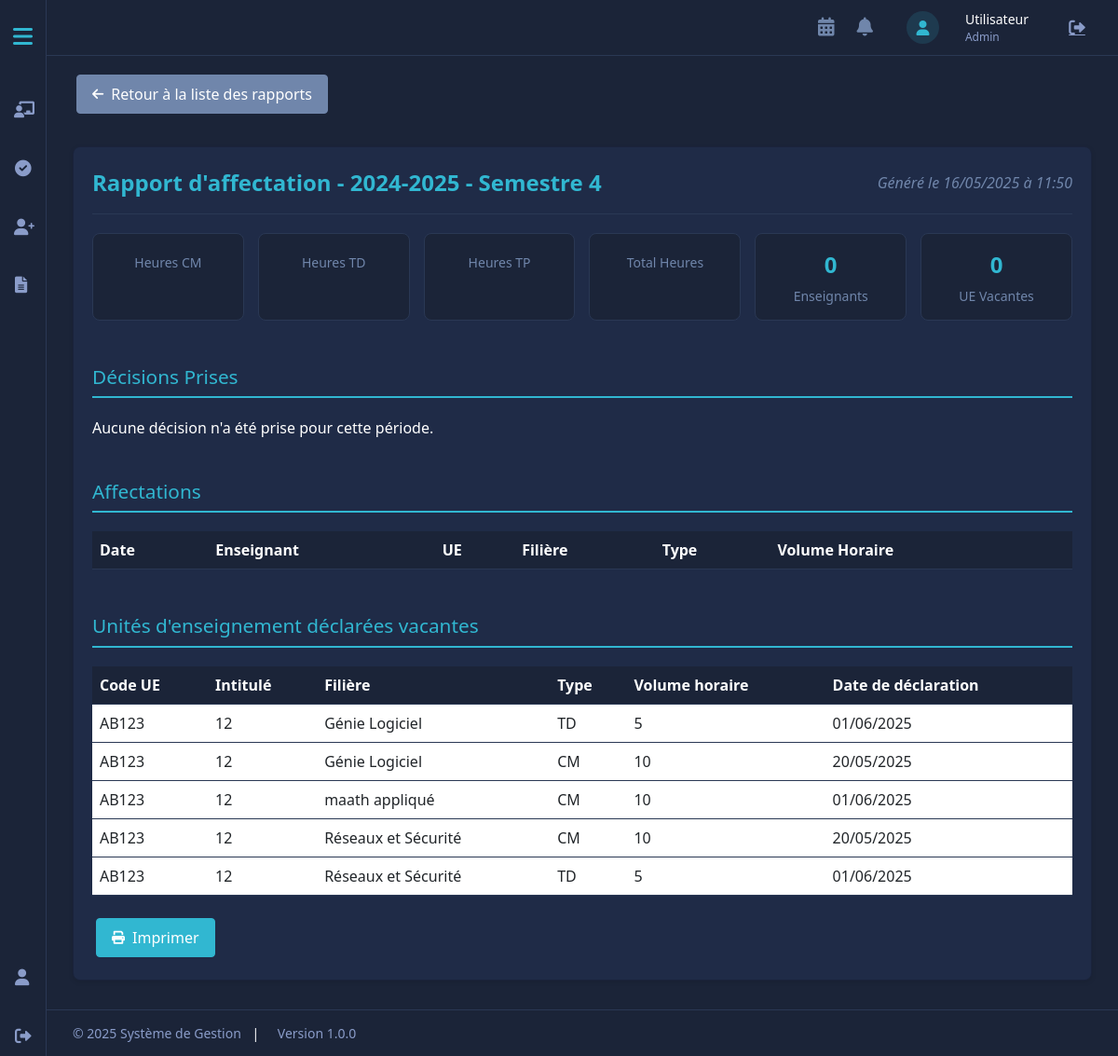
Page /projet_web_SF/chef_departement_interface/rapport_details.php?id=1 (signed in) on the committed database.
### tables this page shows
CREATE TABLE `rapport_charge_departement` (
  `id` int(11) NOT NULL,
  `id_departement` int(11) NOT NULL,
  `annee_universitaire` varchar(10) NOT NULL,
  `semestre` int(11) NOT NULL,
  `total_heures_cm` float DEFAULT 0,
  `total_heures_td` float DEFAULT 0,
  `total_heures_tp` float DEFAULT 0,
  `total_heures` float DEFAULT 0,
  `nombre_enseignants` int(11) DEFAULT 0,
  `nombre_vacataires` int(11) DEFAULT 0,
  `date_generation` timestamp NOT NULL DEFAULT current_timestamp()
);

CREATE TABLE `unites_enseignement_vacantes` (
  `id` int(11) NOT NULL,
  `id_unite_enseignement` int(11) NOT NULL,
  `annee_universitaire` varchar(10) NOT NULL,
  `semestre` int(11) NOT NULL,
  `type_cours` enum('CM','TD','TP') NOT NULL,
  `volume_horaire` float NOT NULL,
  `date_declaration` timestamp NOT NULL DEFAULT current_timestamp(),
  `id_departement` int(11) DEFAULT NULL,
  `id_filiere` int(11) DEFAULT NULL
);

CREATE TABLE `unites_enseignement` (
  `id` int(11) NOT NULL,
  `code` varchar(20) NOT NULL,
  `intitule` varchar(100) NOT NULL,
  `description` text DEFAULT NULL,
  `specialite` varchar(50) NOT NULL,
  `id_filiere` int(11) DEFAULT NULL,
  `id_departement` int(11) NOT NULL,
  `semestre` int(11) NOT NULL,
  `volume_horaire_cm` float DEFAULT 0,
  `volume_horaire_td` float DEFAULT 0,
  `volume_horaire_tp` float DEFAULT 0,
  `credits` int(11) NOT NULL,
  `annee_universitaire` varchar(10) NOT NULL,
  `id_responsable` int(11) DEFAULT NULL,
  `statut` enum('disponible','affecte','vacant') DEFAULT 'disponible',
  `date_creation` datetime DEFAULT current_timestamp(),
  `date_modification` datetime DEFAULT current_timestamp() ON UPDATE current_timestamp()
);

CREATE TABLE `filieres` (
  `id` int(11) NOT NULL,
  `nom` varchar(100) NOT NULL,
  `id_specialite` int(11) DEFAULT NULL,
  `description` text DEFAULT NULL,
  `id_coordonnateur` int(11) DEFAULT NULL,
  `date_creation` timestamp NOT NULL DEFAULT current_timestamp(),
  `id_departement` int(11) DEFAULT NULL
);

### projet_web_SF/chef_departement_interface/rapport_details.php (the view, shortened to what this page needs)
<?php
$pdo = connectDB();
$id_rapport = intval($_GET['id']);
$stmt = $pdo->prepare("
    SELECT * FROM rapport_charge_departement
    WHERE id = ?
");
$stmt->execute([$id_rapport]);
$rapport = $stmt->fetch(PDO::FETCH_ASSOC);
$stmt = $pdo->prepare("
    SELECT
        jd.*,
        u.nom as nom_decisionnaire,
        u.prenom as prenom_decisionnaire,
        CASE
            WHEN jd.type_entite = 'unite_enseignement' THEN ue.code
            WHEN jd.type_entite = 'utilisateur' THEN CONCAT(ut.nom, ' ', ut.prenom)
            WHEN jd.type_entite = 'voeux_professeurs' THEN CONCAT(ue.code, ' - ', f.nom)
            WHEN jd.type_entite = 'affectation' THEN CONCAT(ue.code, ' - ', f.nom)
            WHEN jd.type_entite = 'unite_vacante' THEN CONCAT(ue.code, ' - ', f.nom)
            ELSE jd.id_entite
        END as entite_concernee,
        CASE
            WHEN jd.type_entite = 'unite_enseignement' THEN ue.intitule
            WHEN jd.type_entite = 'utilisateur' THEN ut.role
            WHEN jd.type_entite IN ('voeux_professeurs', 'affectation', 'unite_vacante') THEN jd.commentaire
            ELSE jd.type_entite
        END as details_entite
    FROM journal_decisions jd
    LEFT JOIN utilisateurs u ON jd.id_utilisateur_decision = u.id
    LEFT JOIN unites_enseignement ue ON
        (jd.type_entite = 'unite_enseignement' AND jd.id_entite = ue.id) OR
        (jd.type_entite IN ('voeux_professeurs', 'affectation', 'unite_vacante') AND
         EXISTS (SELECT 1 FROM voeux_professeurs vp WHERE vp.id = jd.id_entite AND vp.id_ue = ue.id))
    LEFT JOIN utilisateurs ut ON jd.type_entite = 'utilisateur' AND jd.id_entite = ut.id
    LEFT JOIN filieres f ON
        (jd.type_entite IN ('voeux_professeurs', 'affectation', 'unite_vacante') AND
         EXISTS (SELECT 1 FROM voeux_professeurs vp WHERE vp.id = jd.id_entite AND vp.id_filiere = f.id))
    WHERE jd.id_utilisateur_decision = ?
    AND jd.date_decision BETWEEN CONCAT(SUBSTRING(?, 1, 4), '-09-01') AND CONCAT(SUBSTRING(?, 6, 4), '-08-31')
    ORDER BY jd.date_decision DESC
");
$stmt->execute([$_SESSION['user_id'], $rapport['annee_universitaire'], $rapport['annee_universitaire']]);
$decisions = $stmt->fetchAll(PDO::FETCH_ASSOC);
$stmt = $pdo->prepare("
    SELECT
        ue.code, ue.intitule,
        f.nom as nom_filiere,
        uev.type_cours, uev.volume_horaire,
        uev.date_declaration
    FROM unites_enseignement_vacantes uev
    JOIN unites_enseignement ue ON uev.id_unite_enseignement = ue.id
    JOIN filieres f ON uev.id_filiere = f.id
    WHERE uev.id_departement = ?
    AND uev.semestre = ?
    ORDER BY ue.code, f.nom
");
$stmt->execute([$rapport['id_departement'], $rapport['semestre']]);
$details_vacants = $stmt->fetchAll(PDO::FETCH_ASSOC);
include 'header.php';
?>
<div class="main-container">
    <div class="content">
        <div class="container-fluid">
            <a href="generations_rapports_decisions.php" class="btn btn-secondary no-print" style="margin-bottom: 20px;">
                <i class="fas fa-arrow-left"></i> Retour à la liste des rapports
            </a>
            <div class="card">
                <div class="rapport-header">
                    <div class="rapport-title">
                        Rapport d'affectation - <?= htmlspecialchars($rapport['annee_universitaire']) ?> - Semestre <?= htmlspecialchars($rapport['semestre']) ?>
                    </div>
                    <div class="rapport-date">
                        Généré le <?= date('d/m/Y à H:i', strtotime($rapport['date_generation'])) ?>
                    </div>
                </div>
                <div class="stats-summary">
                    <div class="stat-item">
                        <div class="stat-label">Heures CM</div>
                    </div>
                    <div class="stat-item">
                        <div class="stat-label">Heures TD</div>
                    </div>
                    <div class="stat-item">
                        <div class="stat-label">Heures TP</div>
                    </div>
                    <div class="stat-item">
                        <div class="stat-label">Total Heures</div>
                    </div>
                    <div class="stat-item">
                        <div class="stat-value"><?= $rapport['nombre_enseignants'] ?></div>
                        <div class="stat-label">Enseignants</div>
                    </div>
                    <div class="stat-item">
                        <div class="stat-value"><?= $rapport['nombre_vacataires'] ?></div>
                        <div class="stat-label">UE Vacantes</div>
                    </div>
                </div>
                <div class="section-title">Décisions Prises</div>
                <?php if (empty($decisions)): ?>
                    <p>Aucune décision n'a été prise pour cette période.</p>
                <?php endif; ?>
                <div class="section-title">Affectations</div>
                <div class="table-responsive">
                    <table class="table">
                        <thead>
                            <tr>
                                <th>Date</th>
                                <th>Enseignant</th>
                                <th>UE</th>
                                <th>Filière</th>
                                <th>Type</th>
                                <th>Volume Horaire</th>
                            </tr>
                        </thead>
                    </table>
                </div>
                <div class="section-title">Unités d'enseignement déclarées vacantes</div>
                <?php if (empty($details_vacants)): ?>
                    <p>Aucune unité d'enseignement n'a été déclarée vacante pour cette période.</p>
                <?php else: ?>
                    <div class="table-responsive">
                        <table class="table">
                            <thead>
                                <tr>
                                    <th>Code UE</th>
                                    <th>Intitulé</th>
                                    <th>Filière</th>
                                    <th>Type</th>
                                    <th>Volume horaire</th>
                                    <th>Date de déclaration</th>
                                </tr>
                            </thead>
                            <tbody>
                                <?php foreach ($details_vacants as $vacant): ?>
                                    <tr>
                                        <td><?= htmlspecialchars($vacant['code']) ?></td>
                                        <td><?= htmlspecialchars($vacant['intitule']) ?></td>
                                        <td><?= htmlspecialchars($vacant['nom_filiere']) ?></td>
                                        <td><?= htmlspecialchars($vacant['type_cours']) ?></td>
                                        <td><?= $vacant['volume_horaire'] ?></td>
                                        <td><?= date('d/m/Y', strtotime($vacant['date_declaration'])) ?></td>
                                    </tr>
                                <?php endforeach; ?>
                            </tbody>
                        </table>
                    </div>
                <?php endif; ?>
                <div class="print-button">
                    <button class="btn btn-primary no-print" onclick="window.print()">
                        <i class="fas fa-print"></i> Imprimer
                    </button>
                </div>
            </div>
        </div>
    </div>
</div>

### projet_web_SF/chef_departement_interface/header.php (style rules this page uses)
:root { --primary-bg: #1B2438; --secondary-bg: #1F2B47; --accent-color: #31B7D1; --text-color: #FFFFFF; --text-muted: #7086AB; --border-color: #2A3854; --header-bg: var(--secondary-bg); --top-nav-height: 60px; --footer-height: 50px; --sidebar-width-collapsed: 50px; --sidebar-width-expanded: 250px; --spacing-xs: 0.25rem; --spacing-sm: 0.5rem; --spacing-md: 1rem; --spacing-lg: 1.5rem; --spacing-xl: 2rem; --content-padding: var(--spacing-md); --section-margin: var(--spacing-md); --card-padding: var(--spacing-md); --form-spacing: var(--spacing-md); }
* { margin: 0; padding: 0; box-sizing: border-box; }
body { background-color: var(--primary-bg); color: var(--text-color); font-family: system-ui, -apple-system, "Segoe UI", Roboto, sans-serif; min-height: 100vh; display: flex; flex-direction: column; }
.container-fluid { width: 100%; }
.main-container { margin-left: var(--sidebar-width-collapsed); padding-top: var(--top-nav-height); padding-bottom: var(--footer-height); flex: 1; min-height: 100vh; transition: margin-left 0.3s ease; overflow-y: auto; }
.content { padding: var(--content-padding); min-height: calc(100vh - var(--top-nav-height) - var(--footer-height)); }
.card { margin-bottom: var(--section-margin); padding: var(--card-padding); }
.table { margin-bottom: var(--spacing-lg); }
.btn { padding: var(--spacing-sm) var(--spacing-md); margin: var(--spacing-xs); }

### projet_web_SF/chef_departement_interface/rapport_details.php (style rules this page uses)
.card { background: var(--secondary-bg); border-radius: 8px; box-shadow: 0 2px 5px rgba(0,0,0,0.1); margin: 15px 0; padding: 20px; color: var(--text-color); }
.rapport-header { display: flex; justify-content: space-between; align-items: center; margin-bottom: 20px; padding-bottom: 15px; border-bottom: 1px solid var(--border-color); }
.rapport-title { font-size: 1.5em; font-weight: bold; color: var(--accent-color); }
.rapport-date { font-style: italic; color: var(--text-muted); }
.stats-summary { display: flex; flex-wrap: wrap; gap: 15px; margin-bottom: 20px; }
.stat-item { background: var(--primary-bg); padding: 15px; border-radius: 8px; flex: 1; min-width: 150px; text-align: center; border: 1px solid var(--border-color); }
.stat-value { font-size: 24px; font-weight: bold; color: var(--accent-color); margin-bottom: 5px; }
.stat-label { font-size: 14px; color: var(--text-muted); }
.section-title { font-size: 1.3em; margin: 25px 0 20px; color: var(--accent-color); border-bottom: 2px solid var(--accent-color); padding-bottom: 5px; }
.table { color: var(--text-color); margin-bottom: 20px; }
.table thead th { background-color: var(--primary-bg); color: var(--text-color); border-color: var(--border-color); }
.table td { border-color: var(--border-color); }
.btn { display: inline-flex; align-items: center; gap: 8px; padding: 8px 16px; border-radius: 4px; font-weight: 500; transition: all 0.2s; }
.btn i { font-size: 14px; }
.btn-primary { background-color: var(--accent-color); border-color: var(--accent-color); }
.btn-secondary { background-color: var(--text-muted); border-color: var(--text-muted); }

### rows in the picture
rapport_charge_departement: annee_universitaire "2024-2025", semestre "4", date_generation "16/05/2025 à 11:50", nombre_enseignants "0", nombre_vacataires "0"
unites_enseignement_vacantes: id_unite_enseignement.code "AB123", id_unite_enseignement.intitule "12", id_filiere.nom "Génie Logiciel", type_cours "TD", volume_horaire "5", date_declaration "01/06/2025"
unites_enseignement_vacantes: id_unite_enseignement.code "AB123", id_unite_enseignement.intitule "12", id_filiere.nom "Génie Logiciel", type_cours "CM", volume_horaire "10", date_declaration "20/05/2025"
unites_enseignement_vacantes: id_unite_enseignement.code "AB123", id_unite_enseignement.intitule "12", id_filiere.nom "maath appliqué", type_cours "CM", volume_horaire "10", date_declaration "01/06/2025"
unites_enseignement_vacantes: id_unite_enseignement.code "AB123", id_unite_enseignement.intitule "12", id_filiere.nom "Réseaux et Sécurité", type_cours "CM", volume_horaire "10", date_declaration "20/05/2025"
unites_enseignement_vacantes: id_unite_enseignement.code "AB123", id_unite_enseignement.intitule "12", id_filiere.nom "Réseaux et Sécurité", type_cours "TD", volume_horaire "5", date_declaration "01/06/2025"

### other values in the picture
$user_fullname "Utilisateur"
$_SESSION['role'] "Admin"
